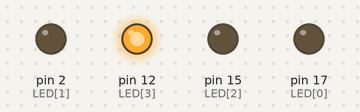
A sketch run on a simulated Arduino Uno, built with avr-gcc and run on an emulated ATmega328P. Shown: output pins drawn as LEDs (lit = HIGH).

Above: at 0.05 s.
At 0.25 s:
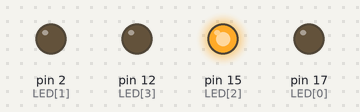
At 0.75 s:
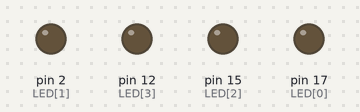
At 1.45 s:
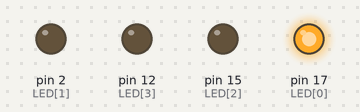
At 2.85 s:
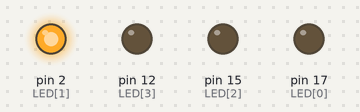
Timing chart, 0 to 3.1 s (numbered marks = the images above):
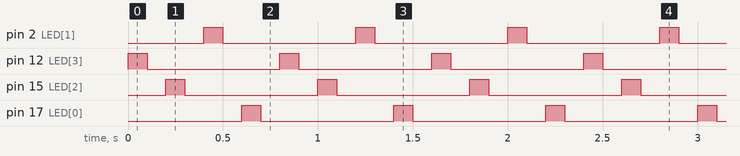

The sketch:

LAB2-4.ino
```cpp
int LED[4] = {17 , 2 , 15 , 12};

void setup() {

 for(int a =0 ; a <= 3 ; a++) {
  pinMode(LED[a],OUTPUT);
 }

}

void loop() {

  for ( int i = 3 ; i>=0 ; i--) {
    digitalWrite(LED[i],HIGH);
    delay(100);
    digitalWrite(LED[i],LOW);
    delay(100);
  }

}
```

Measured:
- by itself, pin 2 (LED[1]), pin 12 (LED[3]), pin 15 (LED[2]), pin 17 (LED[0]): alternates HIGH for 0.10 s and LOW for 0.70 s
